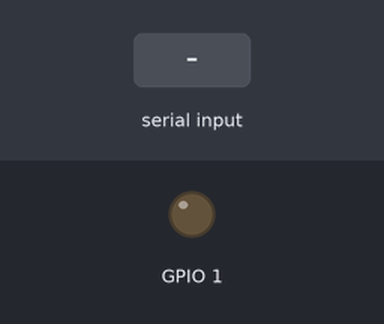
Simulated run of this program. Board: Raspberry Pi (BCM pin numbers). Parts: output pins drawn as LEDs (lit = HIGH). Inputs (shaded band) come from the test bench. What the program prints to the terminal is not drawn.

Above: at 1.2 s.
1.3 s: "1" typed at the terminal, then Enter
At 1.75 s:
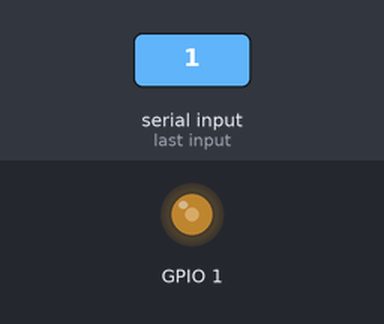
At 2.35 s:
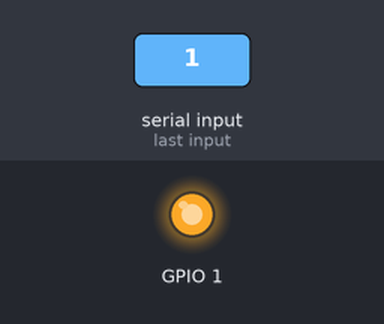
Timing chart, 0 to 10.3 s (numbered marks = the images above; inputs shaded):
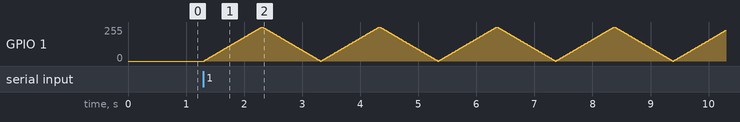

The program:

breath.py
```python
#!/usr/bin/env python
# encoding: utf-8

import RPi.GPIO as GPIO
import time

LED_PIN = input("Pin值：")
GPIO.setmode(GPIO.BCM)
GPIO.setup(LED_PIN, GPIO.OUT)

pwm = GPIO.PWM(LED_PIN, 50)
pwm.start(0)

try:
    while True:
        for i in xrange(0, 101, 1):
            pwm.ChangeDutyCycle(i)
            time.sleep(0.01)
        for i in xrange(100, -1, -1):
            pwm.ChangeDutyCycle(i)
            time.sleep(0.01)
except KeyboardInterrupt:
    pass

pwm.stop()
GPIO.cleanup()
```
